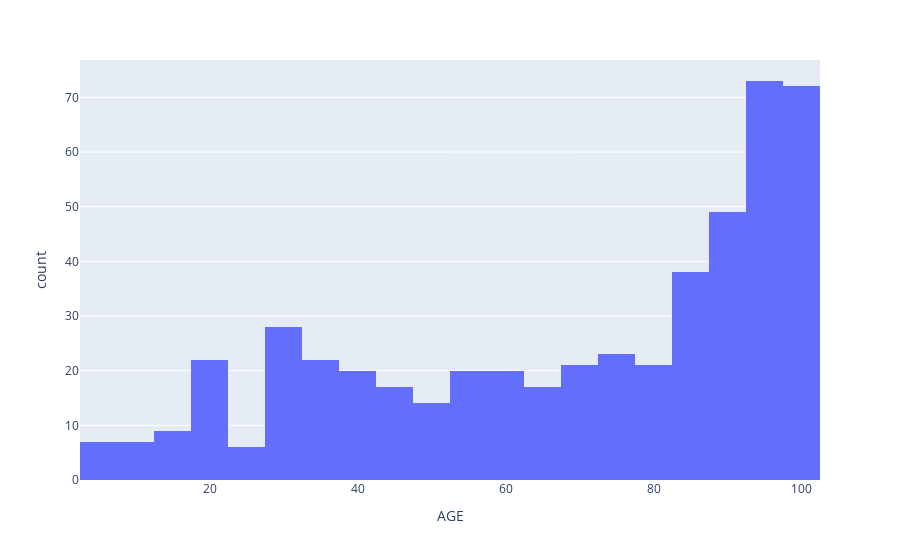

The notebook cell saved with this chart:
### Code cell
fig = px.histogram(df_boston, x="AGE")
fig.show()

## left skew

### Figure 1 — Plotly figure (JSON) as saved in the notebook; plotly's stock layout.template omitted (floating-point values rounded to 4 significant figures; data arrays with more than 128 entries replaced by an {"elided": "..."} marker saying what was removed)
{"data": [{"alignmentgroup": "True", "bingroup": "x", "hovertemplate": "AGE=%{x}<br>count=%{y}<extra></extra>", "legendgroup": "", "marker": {"color": "#636efa", "pattern": {"shape": ""}}, "name": "", "offsetgroup": "", "orientation": "v", "showlegend": false, "type": "histogram", "x": {"elided": "506 float values"}, "xaxis": "x", "yaxis": "y"}], "layout": {"barmode": "relative", "legend": {"tracegroupgap": 0}, "margin": {"t": 60}, "xaxis": {"anchor": "y", "domain": [0, 1], "title": {"text": "AGE"}}, "yaxis": {"anchor": "x", "domain": [0, 1], "title": {"text": "count"}}}}
